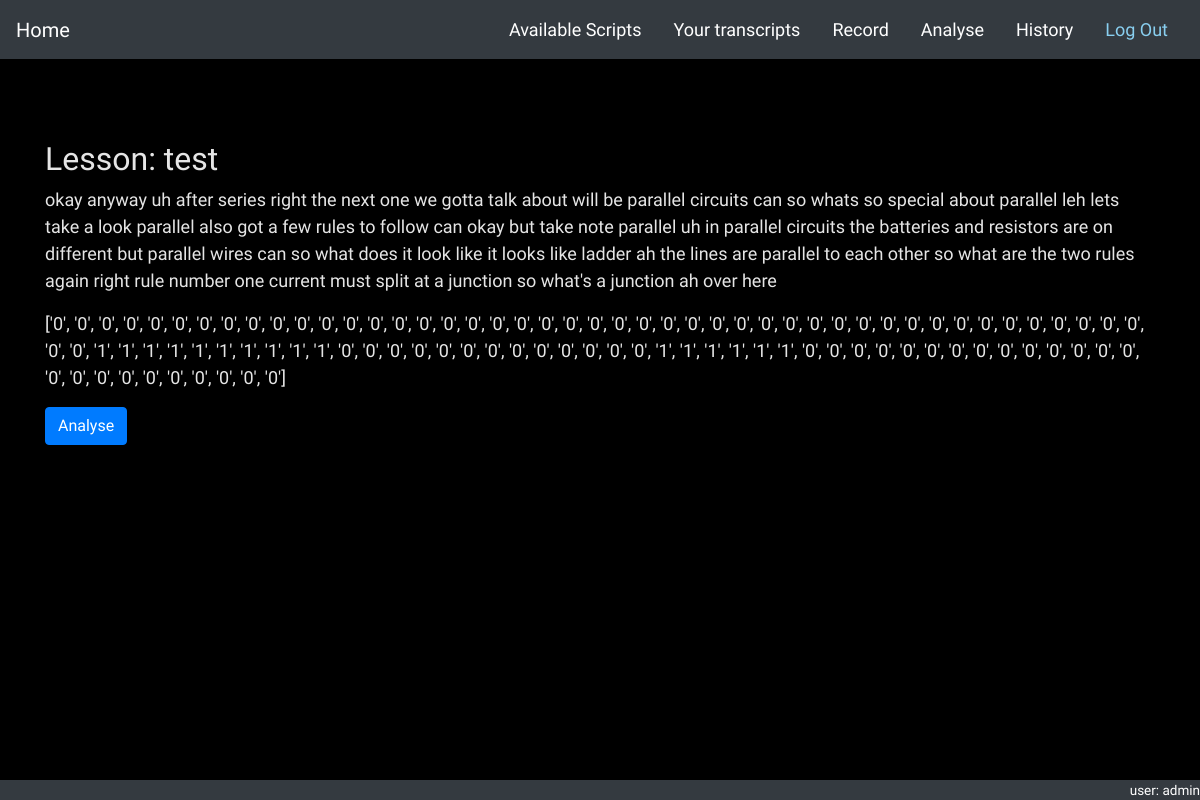
/lessons/script/8 (signed in), run on an earlier commit of the app's database.
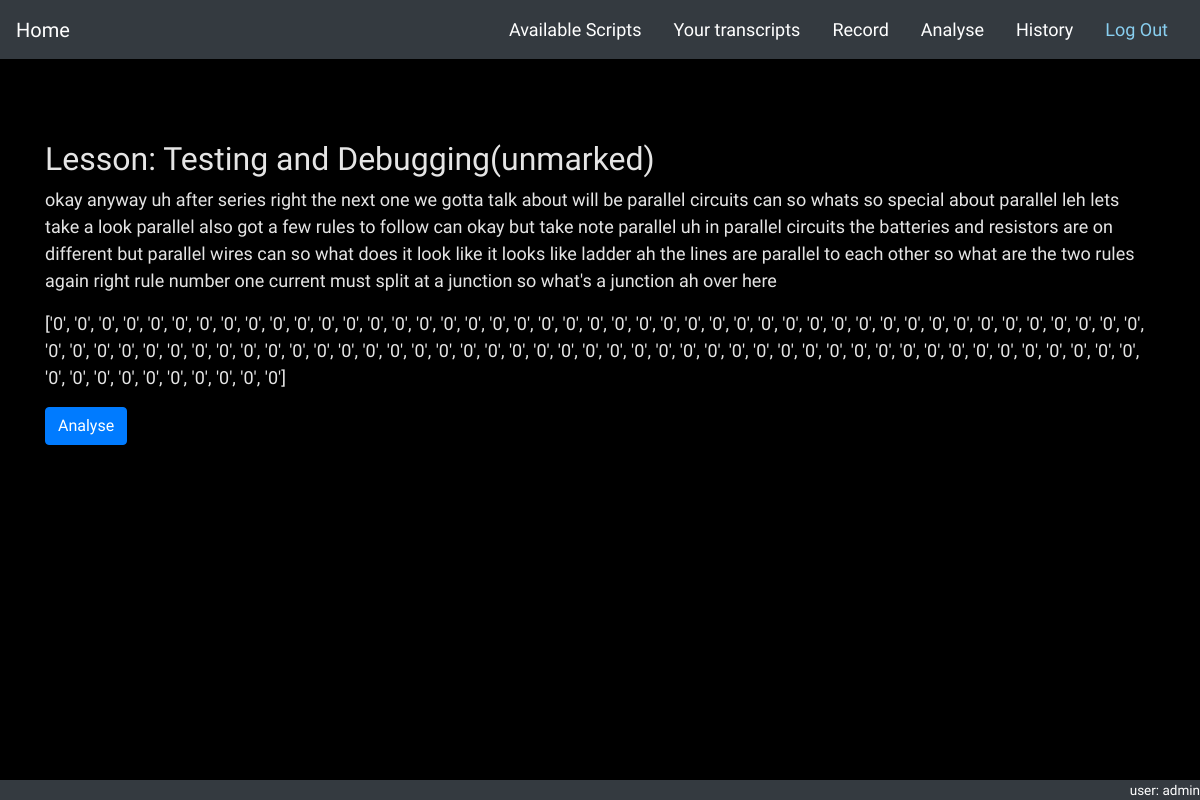
And on a later commit of the database.
### lessons/models.py (models this page shows, shortened)
class Script(models.Model):
    topic = models.ForeignKey(Topic, on_delete=models.CASCADE, null=True)   # todo onetoonefield
    text = models.TextField()
    _flags = models.TextField(blank=True)
    def __str__(self):
        return self.topic.name
    @property
    def flags(self):
        val = self._flags.strip('][').split(', ')
        return val

class Topic(models.Model):
    name = models.CharField(max_length=50)

### lessons/views.py (the view)
# urls.py: path('script/<int:pk>', views.ScriptDetailView.as_view(), name='script_analysis'),
class ScriptDetailView(LoginRequiredMixin, generic.DetailView):
    model = Script
    template_name = 'script_detail.html'
    def get_context_data(self, **kwargs):
        context = super().get_context_data(**kwargs)
        user = self.request.user if self.request.user.is_authenticated else None
        context['user'] = user
        return context

### lessons/templates/script_detail.html (shortened to what this page needs)
{% extends 'base_generic.html' %}
{% load static %}
{% block content %}
<br>
<br>
<br>
<div class="container">
    <h2>Lesson: {{ script }}</h2>
    <p> {{script.text}} </p>
    <p> {{ script.flags }}</p>
    <button class="btn btn-primary">Analyse</button>
</div>
{% endblock %}

What changed in the data, as far as the page shows it:
changed Script: topic.name "test" → "Testing and Debugging(unmarked)"; flags "…'0', '0', '0', '0', '1', '1', '1', '1', '1', '1', '1', '1', '1', '1', '0', '0', '0', '0', '0', '0', '0', '0', '0', '0', '0', '0', '0', '1', '1', '1', '1', '1', '1', '0', '0', '0', '0',…" → "…'0', '0', '0', '0', '0', '0', '0', '0', '0', '0', '0', '0', '0', '0', '0', '0', '0', '0', '0', '0', '0', '0', '0', '0', '0', '0', '0', '0', '0', '0', '0', '0', '0', '0', '0', '0', '0',…"
